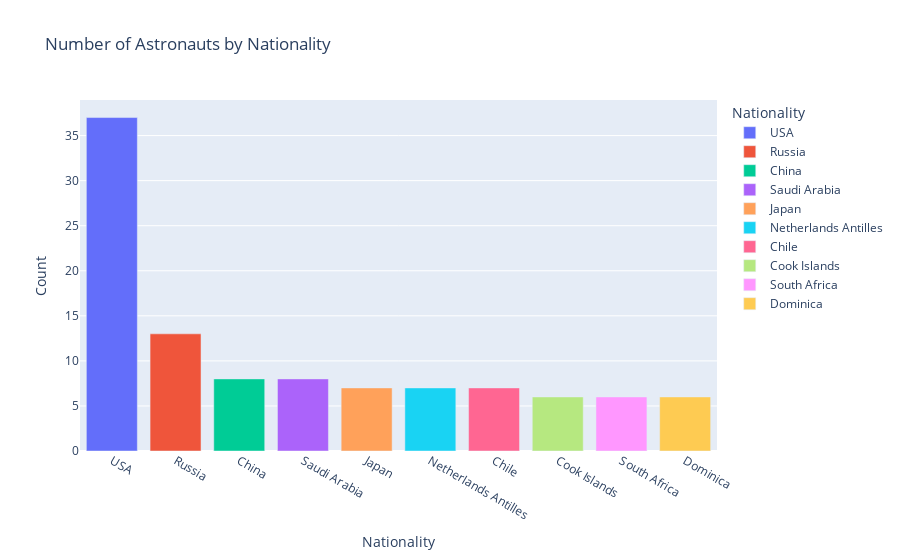

This figure's notebook cell:
### Code cell
nationality_counts = astronauts['Nationality'].value_counts().reset_index()
nationality_counts.columns = ['Nationality', 'Count']

fig = px.bar(nationality_counts.head(10), 
             x="Nationality", 
             y="Count", 
             title="Number of Astronauts by Nationality",
             color="Nationality")
fig.show()

### Figure 1 — Plotly figure (JSON) as saved in the notebook; plotly's stock layout.template omitted (floating-point values rounded to 4 significant figures)
{"data": [{"hovertemplate": "Nationality=%{x}<br>Count=%{y}<extra></extra>", "legendgroup": "USA", "marker": {"color": "#636efa", "pattern": {"shape": ""}}, "name": "USA", "orientation": "v", "showlegend": true, "textposition": "auto", "type": "bar", "x": ["USA"], "xaxis": "x", "y": [37], "yaxis": "y"}, {"hovertemplate": "Nationality=%{x}<br>Count=%{y}<extra></extra>", "legendgroup": "Russia", "marker": {"color": "#EF553B", "pattern": {"shape": ""}}, "name": "Russia", "orientation": "v", "showlegend": true, "textposition": "auto", "type": "bar", "x": ["Russia"], "xaxis": "x", "y": [13], "yaxis": "y"}, {"hovertemplate": "Nationality=%{x}<br>Count=%{y}<extra></extra>", "legendgroup": "China", "marker": {"color": "#00cc96", "pattern": {"shape": ""}}, "name": "China", "orientation": "v", "showlegend": true, "textposition": "auto", "type": "bar", "x": ["China"], "xaxis": "x", "y": [8], "yaxis": "y"}, {"hovertemplate": "Nationality=%{x}<br>Count=%{y}<extra></extra>", "legendgroup": "Saudi Arabia", "marker": {"color": "#ab63fa", "pattern": {"shape": ""}}, "name": "Saudi Arabia", "orientation": "v", "showlegend": true, "textposition": "auto", "type": "bar", "x": ["Saudi Arabia"], "xaxis": "x", "y": [8], "yaxis": "y"}, {"hovertemplate": "Nationality=%{x}<br>Count=%{y}<extra></extra>", "legendgroup": "Japan", "marker": {"color": "#FFA15A", "pattern": {"shape": ""}}, "name": "Japan", "orientation": "v", "showlegend": true, "textposition": "auto", "type": "bar", "x": ["Japan"], "xaxis": "x", "y": [7], "yaxis": "y"}, {"hovertemplate": "Nationality=%{x}<br>Count=%{y}<extra></extra>", "legendgroup": "Netherlands Antilles", "marker": {"color": "#19d3f3", "pattern": {"shape": ""}}, "name": "Netherlands Antilles", "orientation": "v", "showlegend": true, "textposition": "auto", "type": "bar", "x": ["Netherlands Antilles"], "xaxis": "x", "y": [7], "yaxis": "y"}, {"hovertemplate": "Nationality=%{x}<br>Count=%{y}<extra></extra>", "legendgroup": "Chile", "marker": {"color": "#FF6692", "pattern": {"shape": ""}}, "name": "Chile", "orientation": "v", "showlegend": true, "textposition": "auto", "type": "bar", "x": ["Chile"], "xaxis": "x", "y": [7], "yaxis": "y"}, {"hovertemplate": "Nationality=%{x}<br>Count=%{y}<extra></extra>", "legendgroup": "Cook Islands", "marker": {"color": "#B6E880", "pattern": {"shape": ""}}, "name": "Cook Islands", "orientation": "v", "showlegend": true, "textposition": "auto", "type": "bar", "x": ["Cook Islands"], "xaxis": "x", "y": [6], "yaxis": "y"}, {"hovertemplate": "Nationality=%{x}<br>Count=%{y}<extra></extra>", "legendgroup": "South Africa", "marker": {"color": "#FF97FF", "pattern": {"shape": ""}}, "name": "South Africa", "orientation": "v", "showlegend": true, "textposition": "auto", "type": "bar", "x": ["South Africa"], "xaxis": "x", "y": [6], "yaxis": "y"}, {"hovertemplate": "Nationality=%{x}<br>Count=%{y}<extra></extra>", "legendgroup": "Dominica", "marker": {"color": "#FECB52", "pattern": {"shape": ""}}, "name": "Dominica", "orientation": "v", "showlegend": true, "textposition": "auto", "type": "bar", "x": ["Dominica"], "xaxis": "x", "y": [6], "yaxis": "y"}], "layout": {"barmode": "relative", "legend": {"title": {"text": "Nationality"}, "tracegroupgap": 0}, "title": {"text": "Number of Astronauts by Nationality"}, "xaxis": {"anchor": "y", "categoryarray": ["USA", "Russia", "China", "Saudi Arabia", "Japan", "Netherlands Antilles", "Chile", "Cook Islands", "South Africa", "Dominica"], "categoryorder": "array", "domain": [0, 1], "title": {"text": "Nationality"}}, "yaxis": {"anchor": "x", "domain": [0, 1], "title": {"text": "Count"}}}}
